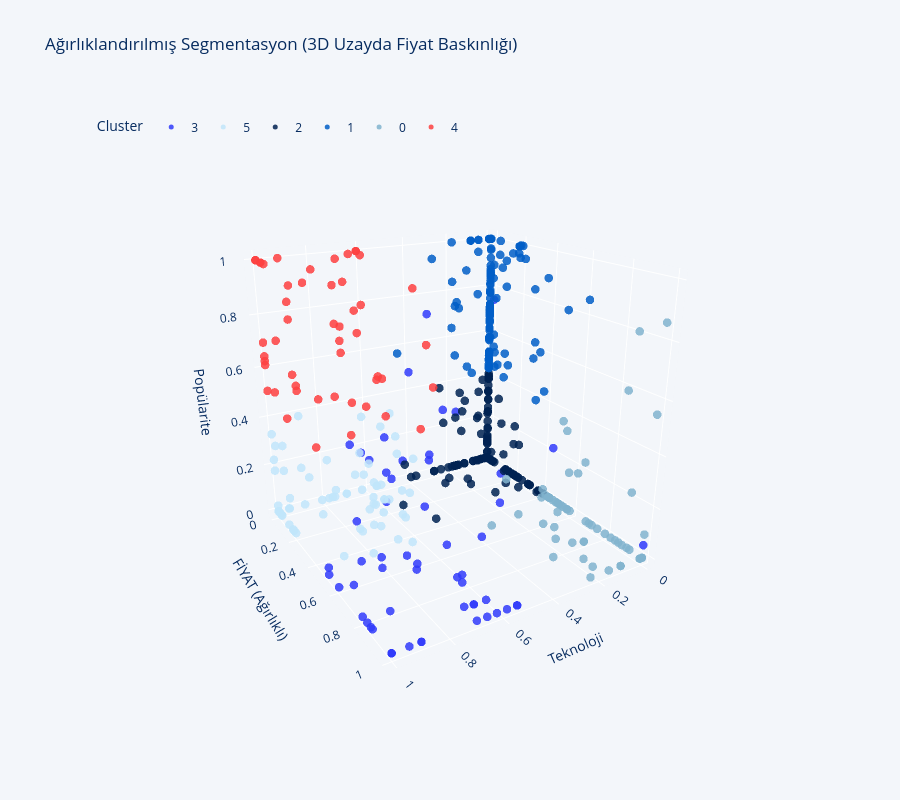

The cell this chart's notebook holds for it:
### Code cell
# Renk Paleti
BEKO_PALETTE = ["#313BFB", "#C1E6FB", "#002252", "#015EC7","#81B3CE","#FD4040"]  # 6 segment için
BEKO_DARK = "#062B5F"
BEKO_GRAY = "#F3F6FA"

fig_3d = px.scatter_3d(
    df_beko_segmentasyon,
    x='Relative_Feature_Score',
    y='Scaled_Price',
    z='Scaled_Favorite',
    color=df_beko_segmentasyon['Cluster_Weighted'].astype(str),
    hover_name='Product_Name',
    color_discrete_sequence=BEKO_PALETTE,
    opacity=0.8,
    title='Ağırlıklandırılmış Segmentasyon (3D Uzayda Fiyat Baskınlığı)',
    labels={
        'Relative_Feature_Score': 'Teknoloji Skoru',
        'Scaled_Price': 'Fiyat Seviyesi',
        'Scaled_Favorite': 'Popülarite'
    },
    height=800
)

fig_3d.update_traces(marker=dict(size=5, opacity=0.85, line=dict(width=0)))

fig_3d.update_layout(
    scene=dict(
        xaxis_title='Teknoloji',
        yaxis_title='FİYAT (Ağırlıklı)',
        zaxis_title='Popülarite',
        xaxis=dict(backgroundcolor=BEKO_GRAY, gridcolor='white', showbackground=True),
        yaxis=dict(backgroundcolor=BEKO_GRAY, gridcolor='white', showbackground=True),
        zaxis=dict(backgroundcolor=BEKO_GRAY, gridcolor='white', showbackground=True),
        camera=dict(eye=dict(x=1.2, y=2.0, z=0.9))
    ),
    paper_bgcolor=BEKO_GRAY,
    plot_bgcolor=BEKO_GRAY,
    font=dict(color=BEKO_DARK),
    legend=dict(title='Cluster', orientation='h', y=0.98, x=0.02)
)

fig_3d.show()

### Figure 1 — Plotly figure (JSON) as saved in the notebook; plotly's stock layout.template omitted (floating-point values rounded to 4 significant figures; data arrays with more than 128 entries replaced by an {"elided": "..."} marker saying what was removed)
{"data": [{"hovertemplate": "<b>%{hovertext}</b><br><br>color=3<br>Teknoloji Skoru=%{x}<br>Fiyat Seviyesi=%{y}<br>Popülarite=%{z}<extra></extra>", "hovertext": ["683616 EI Yapay Zeka Teknolojili No Frost Buzdolabı", "678551 ESC Siyah Cam No Frost Buzdolabı", "678551 EDI Tencere Soğutma Teknolojili No Frost Buzdolabı", "683613 EI No Frost Buzdolabı", "683616 IEBI No Frost Buzdolabı", "678552 EI AI Fit Yapay Zeka Teknolojili No Frost Buzdolabı", "191572 ESC Gardırop Tipi Buzdolabı", "B 69400 NFK E Ankastre Buzdolabı", "7783 DEB Yapay Zeka Teknolojili 8 Bölmeli Derin Dondurucu", "7083 MultiMode EI 8 Bölmeli Derin Dondurucu", "7375 JEB 7 Bölmeli Derin Dondurucu", "CMB 10140 OG 10 Kg Çamaşır Makinesi", "BM 6247 WF 6 Programlı Bulaşık Makinesi", "BM 6147 WF SC 6 Programlı Bulaşık Makinesi", "BM 6247 WF I 6 Programlı Bulaşık Makinesi", "BM 6347 WF I 6 Programlı Bulaşık Makinesi", "BFM 420 EBG Ocaklı Fırın", "BFM 420 EBB Ocaklı Fırın", "6650 GG Su Sebili", "BDOI 802 S Entegre Davlumbazlı Ocaklar", "BDOI 602 S Entegre Davlumbazlı Ocaklar", "BOCD K 7520 DWB Gazlı Cam Tablalı Ocak", "BOCD K 7520 DWG Gazlı Cam Tablalı Ocak", "BOCD K 6510 DWY MS Gazlı Cam Tablalı Ocak", "BOCD K 7520 DWS Gazlı Cam Tablalı Ocak", "BDE 6072 B Duvar Tipi Davlumbaz", "BDE 6072 S Duvar Tipi Davlumbaz", "BDE 6072 G Duvar Tipi Davlumbaz", "BDA 9085 S Ada Tipi Davlumbaz", "BDE 9062 S1 Duvar Tipi Davlumbaz", "BB 252 Tam Ankastre Bulaşık Makinesi", "BBC 181 B Tezgah Altı Bulaşık Makinesi", "BBM 162 D Tezgah Altı Bulaşık Makinesi", "BBC 161 S Tezgah Altı Bulaşık Makinesi", "BBC 161 B Tezgah Altı Bulaşık Makinesi", "BBC 161 G Tezgah Altı Bulaşık Makinesi", "BFC 450 A FitFry Buhar Destekli Fırın", "BMC 2520 B Beyond Serisi Ankastre Mikrodalgalar", "BMC 2520-2 G Ankastre Mikrodalgalar", "51870 HP Prosmart Plus Black Inverter Klima 18.000 Btu/h Split Klima", "52470 HP Prosmart Plus Black Inverter Klima 24.000 Btu/h Split Klima", "42470 HP Prosmart Silver Inverter Klima 24.000 Btu/h Split Klima", "BK RHO 13M Yağlı Radyatör", "BKT 650 E BS 65 lt. Dijital Termosifon", "BKT 800 E BS 77 lt. Dijital Termosifon", "BKK 2700 Keyf Profesyonel Türk Kahve Makinesi", "Nespresso Gran Lattissima White Espresso Makinesi", "SE 8036 I Semaver", "Bissell ProHeat 2X Revolution CleanShot Halı ve Koltuk Yıkama Makineleri", "SM 5670 Frozen ve Slush Makinesi", "HS 8560 Saç Düzleştirici", "Robo-X 3.1 VRR 82314 VB Robot Süpürge", "Robo-X 2.1 VRR 72314 VB Robot Süpürge", "Robo-X 4.0 VRR 95514 VW Robot Süpürge", "ActiPress® Expert BEU 8030 D Buharlı Ütü", "ActiPress® MasterPro BKU 8130 Kazanlı Ütü", "ActiPress® Expert BEU 8030 M Buharlı Ütü", "BKK 2145 Katı Meyve Sıkacağı"], "legendgroup": "3", "marker": {"color": "#313BFB", "line": {"width": 0}, "opacity": 0.85, "size": 5, "symbol": "circle"}, "mode": "markers", "name": "3", "scene": "scene", "showlegend": true, "type": "scatter3d", "x": [1.0, 0.6646, 0.7263, 0.8815, 1.0, 0.9444, 0.5479, 0.5877, 1.0, 0.6305, 0.8053, 0.9524, 0.6915, 0.6439, 0.8392, 0.7425, 0.632, 0.63, 0.8696, 1.0, 1.0, 0.9002, 0.9002, 0.8244, 1.0, 0.6265, 0.6265, 0.6265, 0.5482, 0.6984, 1.0, 0.6635, 0.553, 0.6173, 0.6647, 0.6647, 0.7023, 0.7071, 0.9024, 0.7966, 1.0, 1.0, 1.0, 0.9394, 0.941, 1.0, 0.605, 0.7178, 0.9976, 0.0, 1.0, 0.7505, 0.9842, 1.0, 0.6306, 0.4337, 0.8104, 1.0], "y": [0.7664, 0.8508, 0.6518, 0.5097, 0.8324, 0.6809, 1.0, 1.0, 0.8702, 0.9119, 0.4659, 0.6247, 0.6849, 0.5655, 0.8, 0.8624, 0.7996, 0.7644, 1.0, 1.0, 1.0, 1.0, 1.0, 0.581, 1.0, 1.0, 1.0, 1.0, 1.0, 0.9186, 0.7974, 1.0, 0.5655, 0.9237, 0.9237, 0.9237, 1.0, 0.6205, 0.6205, 0.5175, 0.8589, 0.6109, 1.0, 0.9831, 1.0, 1.0, 0.5327, 0.8951, 1.0, 1.0, 0.5245, 0.6669, 0.4829, 1.0, 0.952, 1.0, 0.6468, 1.0], "z": [0.5795, 0.07042, 0.0, 0.1673, 0.0, 0.121, 0.0, 0.0, 0.0, 0.2342, 0.3639, 0.0, 0.424, 0.1845, 0.1727, 0.6687, 0.0, 0.0, 1.0, 0.0, 0.0, 0.0, 0.0, 0.0, 0.0, 0.4911, 0.3944, 0.0, 0.0, 0.0, 0.0, 0.0, 0.0, 0.0, 0.0, 0.0, 0.0, 0.0, 0.4745, 0.0, 0.0, 0.0, 0.0, 0.6004, 0.0, 0.6885, 0.3638, 0.6688, 0.5866, 0.05203, 0.0, 0.7308, 0.0, 0.1478, 1.0, 0.5283, 0.3702, 0.5]}, {"hovertemplate": "<b>%{hovertext}</b><br><br>color=5<br>Teknoloji Skoru=%{x}<br>Fiyat Seviyesi=%{y}<br>Popülarite=%{z}<extra></extra>", "hovertext": ["678551 EGC AI Fit No Frost Buzdolabı", "678551 EBC AI Fit Beyaz Cam Yapay Zeka Teknolojili No Frost Buzdolabı", "678550 EI Fit No Frost Buzdolabı", "678550 EB ElegantFit No Frost Buzdolabı", "670475 EA No Frost Buzdolabı", "670475 MG No Frost Buzdolabı", "CMB 9140 OG 9 Kg Çamaşır Makinesi", "CMB 10120 OB 10 Kg Çamaşır Makinesi", "CMXD 9120 S Çamaşır Makinesi", "CMX 11140 11 Kg Çamaşır Makinesi", "CMX 11140 A 11 Kg Çamaşır Makinesi", "BM 6147 WF I 6 Programlı Bulaşık Makinesi", "KMB 911 IG 9 Kg Kurutma Makinesi", "KMB 1011 IG 10 Kg Kurutma Makinesi", "KMX 1201 12 Kg Kurutma Makinesi", "KMB 931 IG 9 Kg Kurutma Makinesi", "KMX 1001 S 10 Kg Kurutma Makinesi", "BSTOC 826 S Set Üstü Ocak", "BSOCD T 601 EG Set Üstü Ocak", "BSOMD D 611EB Set Üstü Ocak", "6620 GG Su Sebili", "BOCD T 6011 EHBD Gazlı Cam Tablalı Ocak", "BOCD T 6010 ESR Gazlı Cam Tablalı Ocak", "BOMD D 6110 EID Gazlı Cam Tablalı Ocak", "BDE 6062 MS Duvar Tipi Davlumbaz", "BDE 6062 B1 Duvar Tipi Davlumbaz", "BDE 6062 S1 Duvar Tipi Davlumbaz", "BDE 6064 B1 Duvar Tipi Davlumbaz", "P 41 TG Ankastre Sürgülü Aspiratör", "P 41 TB Ankastre Sürgülü Aspiratör", "BMA 6341 I Tezgah Altı Bulaşık Makinesi", "BFC 632 B FitFry Buhar Destekli Fırın", "BFC 431 G Buhar Destekli Fırın", "BFC 432 B FitFry Fırın", "BFC 632 S FitFry Buhar Destekli Fırın", "BFC 632 G FitFry Buhar Destekli Fırın", "BFC 431 S Buhar Destekli Fırın", "32125 T Ekolojik Inverter Klima 21.000 Btu/h Split Klima", "62405 Split Klima", "61805 Split Klima", "40970 HP Prosmart Silver Inverter Klima 9.000 Btu/h Split Klima", "41270 HP Prosmart Silver Inverter Klima 12.000 Btu/h Split Klima", "41870 HP Prosmart Silver Inverter Klima 18.000 Btu/h Split Klima", "31695 NAV Ayaklı Vantilatör", "31645 TVN Tavan Tipi Vantilatör", "Smart Logic Pro 24 Premix Yoğuşmalı Kombi", "Smart Logic Pro 30 Premix Yoğuşmalı Kombi", "Smart Logic Pro 35 Premix Yoğuşmalı Kombi", "BYM 6111 I Buz Makinesi", "DM 5644 S CreamMix Dondurma Makinesi", "FR 8374 Beko FitFry® SteamPro® Airfryer & Az Yağlı Fritöz", "FRA 8494 FitFry® 3in1 Airfryer & Az Yağlı Fritöz", "TM 5046 CB Floral Tost Makinesi", "TMW 5046 R Floral®2in1 & Waffle Makinesi Tost Makinesi", "TM 5046 CW Floral Tost Makinesi", "TMD 8546 C Tost Makinesi", "TM 5046 CR Floral Tost Makinesi", "HS 7033 Botanika Papatya Yağ Terapisi Saç Düzleştirici", "HD 9980 IONICA RED Saç Kurutma Makinesi", "HS 5331 Saç Düzleştirici", "Grundig Elementa Aqua Saç Düzleştirici", "Grundig Elementa Terra Saç Düzleştirici", "HS 7431 Saç Maşası", "HS 7430 Kablosuz Snapstyle Saç Düzleştirici", "HB 6450 Snapstyle Kablosuz Saç Düzleştirici", "HS 6481 Saç Düzleştirici", "HS 5332 Saç Düzleştirici", "HS 6131 Saç Düzleştirici", "Performist® TSZ 5083 Toz Torbasız Süpürge", "UltraForce® 3.0 TSZ 5282 T Toz Torbasız Süpürge", "Robo-X 2.2 VRR 52514 VB Robot Süpürge", "SlimClean® 3.0 VRT 95525 B Şarjlı Dikey Süpürge", "PowerClean® 2.0 VRT 86325 VI Şarjlı Dikey Süpürge", "RHB 8410 El Blender", "HBS 5410 El Blender", "RHB 5050 W Floral El Blender", "KL 8022 I Kettle", "WKM 5522 I Kettle", "7072 MI 7 Bölmeli Derin Dondurucu"], "legendgroup": "5", "marker": {"color": "#C1E6FB", "line": {"width": 0}, "opacity": 0.85, "size": 5, "symbol": "circle"}, "mode": "markers", "name": "5", "scene": "scene", "showlegend": true, "type": "scatter3d", "x": [0.7005, 0.7776, 0.5576, 0.5525, 0.7521, 0.5392, 1.0, 0.8091, 0.6243, 0.6243, 0.643, 0.7741, 1.0, 0.9133, 0.8281, 1.0, 1.0, 1.0, 1.0, 1.0, 1.0, 1.0, 1.0, 1.0, 0.6441, 0.7048, 0.7048, 0.7831, 1.0, 1.0, 0.6891, 0.544, 0.5341, 0.5927, 0.7781, 0.7195, 0.5926, 1.0, 0.475, 0.5661, 0.5456, 0.7833, 1.0, 1.0, 1.0, 0.6638, 0.9543, 0.6805, 0.0, 0.0, 0.5875, 0.8569, 0.5756, 0.5855, 0.6463, 0.5658, 0.6463, 1.0, 0.8144, 1.0, 1.0, 1.0, 0.6349, 1.0, 0.8889, 0.8889, 1.0, 1.0, 0.6268, 0.5998, 0.6519, 0.9083, 0.4931, 1.0, 1.0, 1.0, 0.758, 0.9564, 1.0], "y": [0.3172, 0.3172, 0.1835, 0.1176, 0.0, 0.0, 0.1783, 0.4789, 0.0, 0.0, 0.1499, 0.3123, 0.1667, 0.1452, 0.1583, 0.1609, 0.1243, 0.0347, 0.0347, 0.0, 0.0, 0.0, 0.0, 0.0, 0.2249, 0.0, 0.0, 0.0, 0.0, 0.0, 0.4385, 0.2952, 0.1264, 0.1278, 0.2952, 0.2952, 0.1264, 0.1246, 0.1298, 0.0, 0.0, 0.0, 0.3185, 0.0, 0.1987, 0.0, 0.0, 0.1731, 0.0, 0.0, 0.3056, 0.1157, 0.1382, 0.2784, 0.1382, 0.0, 0.1382, 0.0, 0.0, 0.0, 0.1147, 0.0, 0.0, 0.0, 0.0, 0.0, 0.0, 0.0, 0.1055, 0.0, 0.4829, 0.4417, 0.09373, 0.0, 0.0, 0.04229, 0.0, 0.0, 0.0164], "z": [0.0, 0.0, 0.2202, 0.3699, 0.02925, 0.2686, 0.0, 0.0, 0.3294, 0.0678, 0.0, 0.3241, 0.0, 0.1895, 0.08877, 0.1315, 0.3322, 0.2985, 0.0, 0.3342, 0.0, 0.02529, 0.0, 0.0, 0.0, 0.0, 0.0, 0.0, 0.1798, 0.0, 0.0, 0.2396, 0.2693, 0.0, 0.0, 0.0, 0.0, 0.0, 0.0, 0.0, 0.0, 0.1732, 0.322, 0.0, 0.0, 0.07744, 0.0, 0.0, 0.0, 0.0, 0.0, 0.0, 0.0, 0.0, 0.0, 0.0, 0.0299, 0.2263, 0.0, 0.0, 0.2263, 0.0, 0.0, 0.0, 0.3869, 0.0, 0.0, 0.0, 0.07729, 0.1132, 0.0, 0.0, 0.0, 0.0, 0.0, 0.0, 0.0, 0.0, 0.0]}, {"hovertemplate": "<b>%{hovertext}</b><br><br>color=2<br>Teknoloji Skoru=%{x}<br>Fiyat Seviyesi=%{y}<br>Popülarite=%{z}<extra></extra>", "hovertext": {"elided": "240 str values"}, "legendgroup": "2", "marker": {"color": "#002252", "line": {"width": 0}, "opacity": 0.85, "size": 5, "symbol": "circle"}, "mode": "markers", "name": "2", "scene": "scene", "showlegend": true, "type": "scatter3d", "x": {"elided": "240 float values"}, "y": {"elided": "240 float values"}, "z": {"elided": "240 float values"}}, {"hovertemplate": "<b>%{hovertext}</b><br><br>color=1<br>Teknoloji Skoru=%{x}<br>Fiyat Seviyesi=%{y}<br>Popülarite=%{z}<extra></extra>", "hovertext": {"elided": "137 str values"}, "legendgroup": "1", "marker": {"color": "#015EC7", "line": {"width": 0}, "opacity": 0.85, "size": 5, "symbol": "circle"}, "mode": "markers", "name": "1", "scene": "scene", "showlegend": true, "type": "scatter3d", "x": {"elided": "137 float values"}, "y": {"elided": "137 float values"}, "z": {"elided": "137 float values"}}, {"hovertemplate": "<b>%{hovertext}</b><br><br>color=0<br>Teknoloji Skoru=%{x}<br>Fiyat Seviyesi=%{y}<br>Popülarite=%{z}<extra></extra>", "hovertext": ["183510 EI Gardırop Tipi Buzdolabı", "191641 EI Gardırop Tipi Buzdolabı", "191572 EBS Gardırop Tipi Buzdolabı", "191572 EI Gardırop Tipi Buzdolabı", "191572 ES Gardırop Tipi Buzdolabı", "B 54275 YNK E Ankastre Buzdolabı", "7375 JEI 7 Bölmeli Derin Dondurucu", "7681 EB 8 Bölmeli Derin Dondurucu", "CMX 12140 A 12 Kg Çamaşır Makinesi", "CM 10140 SW Çamaşır Makinesi", "CMX 1070 YK I Kurutmalı Çamaşır Makinesi", "BFE 400-1 EB Ocaklı Fırın", "BOCD K 6510 DWYB Gazlı Cam Tablalı Ocak", "AOV 64400 B Vitroseramik Ocaklar", "BOMD D 7520 DWI Gazlı Inoks Metal Tablalı Ocaklar", "BOCD K 6510 DWYG Gazlı Cam Tablalı Ocak", "BOCD K 6510 DWYS Gazlı Cam Tablalı Ocak", "BOI 6020 YS İndüksiyonlu Ocaklar", "BOI 6021 YS İndüksiyonlu Ocaklar", "BOCD D 9020 DWS Gazlı Cam Tablalı Ocak", "BDE 9062 S Duvar Tipi Davlumbaz", "BDE 9040 S Duvar Tipi Davlumbaz", "BDT 6062 S Duvar Tipi Davlumbaz", "ADG 71310 I Gömme Aspiratör", "BB 251 Tam Ankastre Bulaşık Makinesi", "BFC 742 B FitFry Buhar Destekli Fırın", "BFC 742 G FitFry Buhar Destekli Fırın", "74826 Monofaze Inverter Salon Tipi Klima 48.000 Btu/h Salon Tipi Klimalar", "73426 Monofaze Inverter Salon Tipi Klima 34.000 Btu/h Salon Tipi Klimalar", "32626 Monofaze Inverter Salon Tipi Klima 26.000 Btu/h Salon Tipi Klimalar", "75526 Monofaze Inverter Salon Tipi Klima 55.000 Btu/h Salon Tipi Klimalar", "Beko AC 8030 Hava Soğutucu", "BK RHO 11D Yağlı Radyatör", "BK RHO 11M Yağlı Radyatör", "BKT 800 B 77 lt. Standart Termosifon", "Smart Logic 35 Premix Yoğuşmalı Kombi", "Megalogic 24 Premix Yoğuşmalı Kombi", "CFM 8449 I Çay Makinesi", "Morning Kapsül Kahve Makinesi Siyah Kapsül Kahve Makinesi", "Morning Kapsül Kahve Makinesi Beyaz Kapsül Kahve Makinesi", "Profitec Move Kahve Makinesi Espresso Makinesi", "Stone Pebble Kahve Öğütücü Krom Kahve Öğütücü", "Nespresso Creatista Pro Espresso Makinesi", "Nespresso Gran Lattissima Black Espresso Makinesi", "Rocket Appartamento TCA White Espresso Makinesi", "Rocket Appartamento TCA Black Espresso Makinesi", "Rocket Super Fausto Krom Kahve Öğütücü", "Eureka Atom W 65 Beyaz Kahve Öğütücü", "Foreo Bear 2 Go Pistachio Cilt Bakım", "Foreo LUNA 4 Body Evergreen Cilt Bakım", "Foreo Bear 2 Body Lavender Cilt Bakım", "Foreo Bear 2 Fuchsia Cilt Bakım", "Foreo LUNA 4 Hassas Cilt Cilt Bakım", "Foreo Ufo 3 Pearl Pink Cilt Bakım", "Foreo Bear 2 Go Lavender Cilt Bakım", "Foreo FAQ 221 LED El Maskesi Yaşlanma Karşıtı Bakım", "Foreo FAQ 102 Yaşlanma Karşıtı Cihaz Yaşlanma Karşıtı Bakım", "Foreo FAQ 211 Boyun ve Dekolte LED Maske Yaşlanma Karşıtı Bakım", "Foreo FAQ 202 LED Yüz Maskesi Yaşlanma Karşıtı Bakım", "Foreo Bear 2 Eyes&Lips Lavender Özel Bakımlar", "Foreo Peach2 IPL Cihazı Cilt Bakım", "Foreo FAQ 302 Black Yaşlanma Karşıtı Bakım", "Stone Mine Premium Kahve Makinesi Green Espresso Makinesi", "Stone Mine Premium Kahve Makinesi Chrome Espresso Makinesi", "Stone Mine Premium Kahve Makinesi Wood Espresso Makinesi", "Profitec Pro Go Kahve Makinesi Siyah Espresso Makinesi", "Eureka Mignon Specialita Beyaz  Kahve Öğütücü", "Lelit Mara X V2 Inox Espresso Makinesi", "Profitec Pro Go Kahve Makinesi Mavi Espresso Makinesi", "Profitec Pro Go Kahve Makinesi Sarı Espresso Makinesi", "SMC 8491 Akıllı Mutfak Robotu", "Robo-X 3.2 VRR 62514 VB Toz İstasyonlu Robot Süpürge", "HydroTrio™ Pro VRW 90421 VD Islak Kuru Süpürge", "VRC 95536 B Toz Torbasız Süpürge", "Bissell CrossWave HydroSteam Pet Select Islak Kuru Süpürge", "ActiPress® Master BKU 5030 Kazanlı Ütü", "ActiPress® Master Station SGA 7124 D Kazanlı Ütü", "MM 5491 S Hamur Yoğurma Hamur Yoğurma ve Mutfak Makinesi", "MM 5491 R Hamur Yoğurma Hamur Yoğurma ve Mutfak Makinesi", "MM 8042 DS HomeChef® Hamur Yoğurma Hamur Yoğurma ve Mutfak Makinesi", "MM 5371 Hamur Yoğurma Hamur Yoğurma ve Mutfak Makinesi", "MM 5471 S Hamur Yoğurma Hamur Yoğurma ve Mutfak Makinesi", "KM 5024 M Floral Kıyma Makinesi"], "legendgroup": "0", "marker": {"color": "#81B3CE", "line": {"width": 0}, "opacity": 0.85, "size": 5, "symbol": "circle"}, "mode": "markers", "name": "0", "scene": "scene", "showlegend": true, "type": "scatter3d", "x": [0.1923, 0.1624, 0.0, 0.2397, 0.1466, 0.0, 0.2455, 0.0, 0.0, 0.0, 0.0, 0.1536, 0.0, 0.0, 0.1458, 0.0, 0.0, 0.0, 0.0, 0.0, 0.1566, 0.0, 0.0, 0.0, 0.02608, 0.1058, 0.1058, 0.0, 0.0, 0.0, 0.0, 0.0, 0.0, 0.1829, 0.0, 0.0, 0.0, 0.03577, 0.0, 0.0, 0.102, 0.0, 0.2686, 0.3322, 0.01107, 0.01107, 0.0, 0.0, 0.0, 0.0, 0.0, 0.0, 0.0, 0.0, 0.0, 0.0, 0.0, 0.0, 0.0, 0.0, 0.0, 0.0, 0.0, 0.0, 0.0, 0.0, 0.0, 0.102, 0.001775, 0.1836, 0.0, 0.1324, 0.0, 0.0, 0.0, 0.2335, 0.0, 0.0, 0.04721, 0.0, 0.0, 0.0381, 0.0], "y": [0.5144, 1.0, 0.9363, 1.0, 0.7915, 0.4658, 0.4982, 0.5794, 0.5441, 1.0, 0.5224, 0.6248, 0.581, 1.0, 0.8305, 0.581, 0.581, 1.0, 0.7618, 1.0, 1.0, 0.4609, 1.0, 0.5542, 0.4473, 0.808, 0.808, 1.0, 1.0, 0.4593, 1.0, 0.6955, 1.0, 0.7384, 0.7294, 0.8606, 0.8606, 0.9212, 0.5281, 0.5281, 1.0, 0.558, 0.8327, 0.5327, 1.0, 1.0, 1.0, 1.0, 1.0, 0.7137, 1.0, 1.0, 0.9212, 1.0, 1.0, 1.0, 1.0, 1.0, 1.0, 0.9212, 1.0, 1.0, 1.0, 1.0, 1.0, 0.8783, 0.5096, 1.0, 0.8978, 0.8978, 1.0, 0.6669, 0.6326, 0.4417, 0.5972, 1.0, 0.8049, 0.5794, 0.5794, 1.0, 0.4676, 0.4676, 0.4893], "z": [0.0, 0.1329, 0.0, 0.0, 0.0, 0.0, 0.1622, 0.1622, 0.0, 0.0, 0.0, 0.0, 0.0, 0.0, 0.3426, 0.0, 0.0, 0.0, 0.0, 0.0, 0.0, 0.0, 0.0, 0.3318, 0.0, 0.0, 0.0, 0.0, 0.09533, 0.0, 0.0, 0.0, 0.8628, 0.0, 0.0, 0.5923, 0.0, 0.8208, 0.3638, 0.0, 0.0, 0.0, 0.0, 0.0, 0.0, 0.0, 0.0, 0.0, 0.0, 0.0, 0.0, 0.0, 0.0, 0.0, 0.0, 0.0, 0.0, 0.0, 0.0, 0.2263, 0.0, 0.0, 0.0, 0.0, 0.0, 0.0, 0.0, 0.0, 0.0, 0.0, 0.0, 0.0, 0.1812, 0.0, 0.0, 0.04099, 0.0, 0.0, 0.0, 0.5498, 0.0, 0.0501, 0.0]}, {"hovertemplate": "<b>%{hovertext}</b><br><br>color=4<br>Teknoloji Skoru=%{x}<br>Fiyat Seviyesi=%{y}<br>Popülarite=%{z}<extra></extra>", "hovertext": ["683613 EB No Frost Buzdolabı", "678552 EI No Frost Buzdolabı", "CMX 12140 12 Kg Çamaşır Makinesi", "BM 6147 WF 6 Programlı Bulaşık Makinesi", "KMB 1011 I 10 Kg Kurutma Makinesi", "KMX 91 9 Kg Kurutma Makinesi", "BOCD T 6011 ES Gazlı Cam Tablalı Ocak", "BOCD T 6011 EHB Gazlı Cam Tablalı Ocak", "BOCD T 6011 EB Gazlı Cam Tablalı Ocak", "BMC 2520 S Beyond Serisi Ankastre Mikrodalgalar", "32425 Ekolojik Inverter Klima 24.000 Btu/h Split Klima", "31670 AV Ayaklı Vantilatör", "TKM 8961 S Yeni Keyf Türk Kahve Makinesi Türk Kahve Makinesi", "TKM 8961 A Yeni Keyf Türk Kahve Makinesi Türk Kahve Makinesi", "FK 8110 I Öğütücülü Filtre Kahve Makinesi", "CFM 7355 I Filtre Kahve Makinesi", "CaffeExperto® CE5300 CEP 6464 X Yarı Otomatik Espresso Makinesi", "TKM 8961 K Yeni Keyf Türk Kahve Makinesi Türk Kahve Makinesi", "BKK 2170 Türk Kahve Makinesi", "TKM 8961 Z Türk Kahve Makinesi", "CM 5964 W Floral Çay Makinesi", "SE 8034 Semaver", "CSR 55 B Cam Temizleme Makineleri ve Robotları", "BVT 65 B Halı ve Koltuk Yıkama Makineleri", "FR 8284 FitFry® Airfryer & Az Yağlı Fritöz", "FRA 5364 S FitFry® XXL Airfryer & Az Yağlı Fritöz", "TM 8046 I Selection® Tost Makinesi", "HS 7032 Botanika Lavanta Yağ Terapisi Saç Düzleştirici", "HS 7031 Botanika Biberiye Yağ Terapisi Saç Düzleştirici", "HS 7080 Saç Düzleştirici", "HB 7150 Saç Düzleştirici", "HS 8330 Saç Düzleştirici", "Grundig Elementa Ignis Saç Maşası", "HS 6231 Snapstyle Kablosuz Otomatik Sarmalı Saç Maşası", "HS 5630 Saç Düzleştirici", "GRUNDIG HS 6430 Saç Maşası", "HS 7030 Saç Düzleştirici", "HS 8331 Saç Düzleştirici", "HS 6220 Saç Düzleştirici", "Robo-X RS 2221 Robot Süpürge", "ActiPress® Expert BEU 5024 M Buharlı Ütü", "RHB 5050 R Floral El Blender", "RHB 5050 Floral El Blender", "HBS 8170 CI Starlight® El Blender", "RHB 5050 B Floral El Blender", "RHB 2410 El Blender", "YM 8242 I Yoğurt &Kefir Makinesi", "CM 5964 B Floral Çay Makinesi", "CM 5587 B Çay Makinesi", "7072 MB 7 Bölmeli Derin Dondurucu"], "legendgroup": "4", "marker": {"color": "#FD4040", "line": {"width": 0}, "opacity": 0.85, "size": 5, "symbol": "circle"}, "mode": "markers", "name": "4", "scene": "scene", "showlegend": true, "type": "scatter3d", "x": [0.9448, 0.9831, 0.5523, 0.6255, 0.5624, 0.7364, 0.9002, 0.9002, 0.9002, 0.7071, 0.8985, 1.0, 1.0, 1.0, 0.6474, 0.9202, 0.7488, 1.0, 0.6585, 1.0, 0.6717, 0.5703, 0.615, 0.615, 0.7136, 0.5689, 0.525, 1.0, 1.0, 0.6408, 0.6349, 0.8889, 1.0, 0.6984, 1.0, 0.8889, 1.0, 1.0, 0.9524, 0.6751, 0.7005, 0.737, 0.737, 0.6635, 0.8184, 0.7335, 1.0, 0.7709, 0.8106, 1.0], "y": [0.3312, 0.1556, 0.4242, 0.1776, 0.08062, 0.09668, 0.0, 0.0, 0.0, 0.6205, 0.2662, 0.0, 0.05632, 0.05632, 0.0, 0.0, 0.1155, 0.09, 0.1216, 0.09, 0.3307, 0.4088, 0.0, 0.0, 0.0888, 0.04256, 0.423, 0.0, 0.0, 0.09321, 0.0, 0.0, 0.3328, 0.0, 0.0, 0.0, 0.0, 0.0, 0.0, 0.03256, 0.0, 0.04229, 0.04229, 0.142, 0.04229, 0.0, 0.4617, 0.3307, 0.3307, 0.0], "z": [0.3926, 0.4489, 0.7285, 0.5549, 0.5065, 0.7459, 0.5577, 0.8393, 0.7729, 0.9801, 1.0, 0.6466, 1.0, 1.0, 0.9919, 1.0, 1.0, 1.0, 0.8228, 0.5329, 0.454, 0.4097, 1.0, 1.0, 0.9088, 0.4923, 0.5663, 0.6131, 0.5114, 1.0, 0.7737, 0.5114, 0.6131, 0.6131, 1.0, 0.8982, 1.0, 0.6992, 0.6992, 0.4115, 0.662, 0.7439, 0.8912, 0.4284, 0.4562, 0.4378, 1.0, 0.7803, 0.4097, 0.628]}], "layout": {"font": {"color": "#062B5F"}, "height": 800, "legend": {"orientation": "h", "title": {"text": "Cluster"}, "tracegroupgap": 0, "x": 0.02, "y": 0.98}, "paper_bgcolor": "#F3F6FA", "plot_bgcolor": "#F3F6FA", "scene": {"camera": {"eye": {"x": 1.2, "y": 2, "z": 0.9}}, "domain": {"x": [0, 1], "y": [0, 1]}, "xaxis": {"backgroundcolor": "#F3F6FA", "gridcolor": "white", "showbackground": true, "title": {"text": "Teknoloji"}}, "yaxis": {"backgroundcolor": "#F3F6FA", "gridcolor": "white", "showbackground": true, "title": {"text": "FİYAT (Ağırlıklı)"}}, "zaxis": {"backgroundcolor": "#F3F6FA", "gridcolor": "white", "showbackground": true, "title": {"text": "Popülarite"}}}, "title": {"text": "Ağırlıklandırılmış Segmentasyon (3D Uzayda Fiyat Baskınlığı)"}}}
